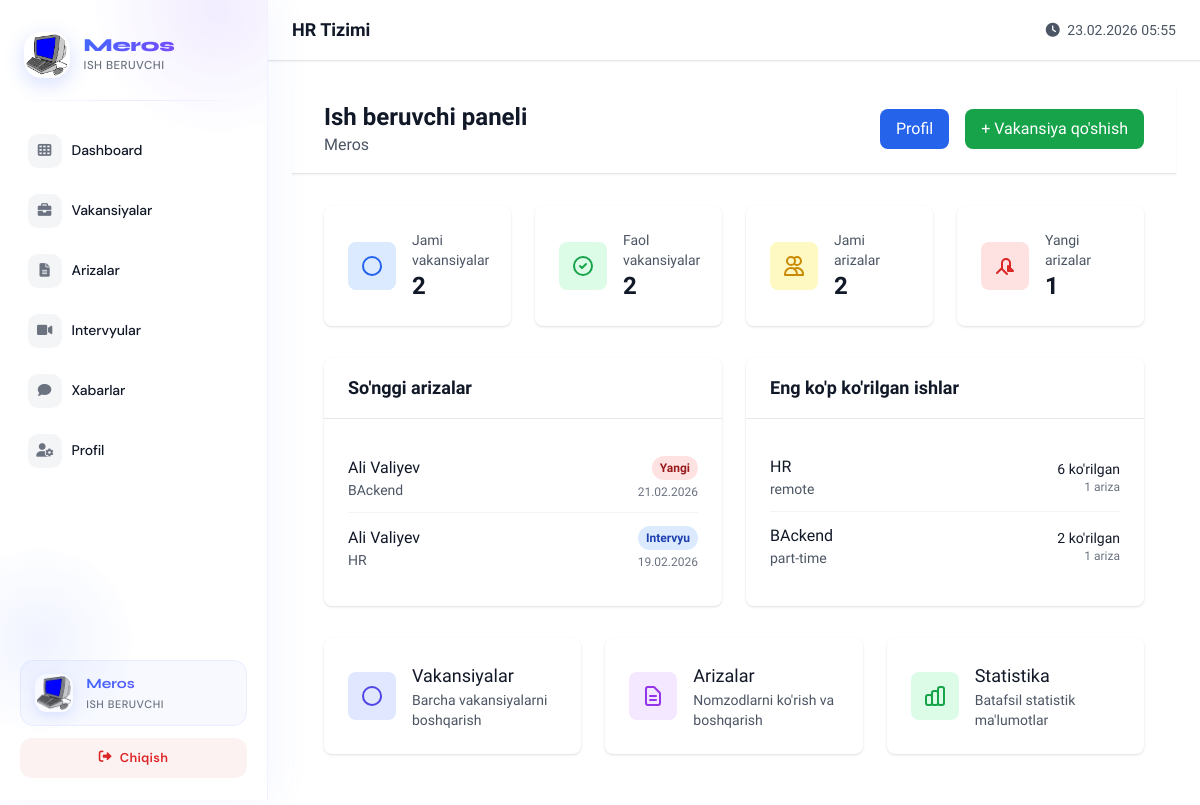
The page /dashboard/ (signed in) on the database its author committed.
### hr_bolim/models.py (models this page shows, shortened)
class Company(models.Model):
    user = models.OneToOneField(User, on_delete=models.CASCADE, related_name='company')
    company_name = models.CharField(max_length=200)
    stir = models.CharField(max_length=50, unique=True, help_text="STIR / Ro'yxat raqami")
    email = models.EmailField()
    responsible_person = models.CharField(max_length=150)
    phone = models.CharField(max_length=20)
    data_processing_consent = models.BooleanField(default=False)
    consent_date = models.DateTimeField(blank=True, null=True)
    is_verified = models.BooleanField(default=False)
    created_at = models.DateTimeField(auto_now_add=True)
    updated_at = models.DateTimeField(auto_now=True)

class CandidateApplication(models.Model):
    STATUS_CHOICES = (
        ("new", "Yangi"),
        ("reviewed", "Ko'rilgan"),
        ("interview", "Intervyu"),
        ("rejected", "Rad etilgan"),
        ("accepted", "Qabul qilingan"),
    )
    job = models.ForeignKey(EmployerJob, on_delete=models.CASCADE, related_name='applications')
    candidate = models.ForeignKey(User, on_delete=models.CASCADE, limit_choices_to={"role": "candidate"})
    resume_file = models.FileField(upload_to="applications/resumes/")
    cover_letter = models.TextField(blank=True, null=True)
    status = models.CharField(max_length=20, choices=STATUS_CHOICES, default="new")
    internal_notes = models.TextField(blank=True, null=True)
    consent_given = models.BooleanField(default=False)
    consent_date = models.DateTimeField(blank=True, null=True)
    applied_at = models.DateTimeField(auto_now_add=True)
    updated_at = models.DateTimeField(auto_now=True)
    class Meta:
        unique_together = ('job', 'candidate')

class User(AbstractUser):
    ROLE_CHOICES = (
        ("candidate","Ish izlovchi"),
        ("employer","Ish beruvchi"),
        ("admin","Admin")
    )
    role = models.CharField(max_length=20,choices=ROLE_CHOICES, default='candidate')
    phone = models.CharField(max_length=20,blank=True,null=True)
    consent_given = models.BooleanField(default=False)
    consent_date = models.DateTimeField(blank=True,null=True)
    consent_policy_version = models.CharField(max_length=10,blank=True,null=True)
    data_retention_until = models.DateTimeField(blank=True,null=True)
    is_delete = models.BooleanField(default=False)
    created_at = models.DateTimeField(auto_now_add=True)
    update_at = models.DateTimeField(auto_now=True)
    is_staff = models.BooleanField(default=False)
    is_superuser = models.BooleanField(default=False)

class EmployerJob(models.Model):
    STATUS_CHOICES = (
        ("draft", "Draft"),
        ("active", "Active"),
        ("closed", "Closed"),
        ("paused", "Paused"),
    )
    EMPLOYMENT_TYPE = (
        ("full-time", "To'liq stavka"),
        ("part-time", "Qisman stavka"),
        ("remote", "Masofaviy"),
        ("hybrid", "Gibrid"),
        ("internship", "Stajirovka"),
    )
    company = models.ForeignKey(Company, on_delete=models.CASCADE, related_name='jobs')
    title = models.CharField(max_length=200)
    employment_type = models.CharField(max_length=50, choices=EMPLOYMENT_TYPE)
    salary_min = models.DecimalField(max_digits=12, decimal_places=0, blank=True, null=True)
    salary_max = models.DecimalField(max_digits=12, decimal_places=0, blank=True, null=True)
    requirements = models.TextField()
    responsibilities = models.TextField()
    benefits = models.TextField(blank=True, null=True)
    location = models.CharField(max_length=200)
    deadline = models.DateTimeField()
    positions_count = models.PositiveIntegerField(default=1)
    status = models.CharField(max_length=20, choices=STATUS_CHOICES, default="draft")
    view_count = models.PositiveIntegerField(default=0)
    application_count = models.PositiveIntegerField(default=0)
    created_at = models.DateTimeField(auto_now_add=True)
    updated_at = models.DateTimeField(auto_now=True)

### hr_bolim/views.py (the view)
# urls.py: path('dashboard/', dashboard_view, name='dashboard'),
@login_required
def dashboard_view(request):
    if request.user.role == 'candidate':
        return candidate_dashboard(request)
    elif request.user.role == 'employer':
        return employer_dashboard(request)
    elif request.user.role == 'admin' or request.user.is_superuser:
        return admin_dashboard(request)
    else:
        return redirect('home')

### hr_bolim/views.py (called while the page is built)
def employer_required(view_func):
    @wraps(view_func)
    def _wrapped(request, *args, **kwargs):
        if not request.user.is_authenticated:
            from django.contrib.auth.views import redirect_to_login
            return redirect_to_login(request.get_full_path())
        if getattr(request.user, 'role', None) != 'employer':
            return redirect('home')
        return view_func(request, *args, **kwargs)
    return _wrapped

### hr_bolim/templates/hr_bolim/employer/dashboard.html (shortened to what this page needs)
{% extends 'hr_bolim/base_with_sidebar.html' %}
{% load static %}
{% block employer_content %}
<div class="">
    <div class="bg-white shadow-sm border-b">
        <div class="max-w-7xl mx-auto px-4 sm:px-6 lg:px-8">
            <div class="flex justify-between items-center py-4">
                <div>
                    <h1 class="text-2xl font-bold text-gray-900">Ish beruvchi paneli</h1>
                    <p class="text-gray-600">{{ company.company_name }}</p>
                </div>
                <div class="flex space-x-4">
                    <a href="{% url 'employer_profile' %}" class="px-4 py-2 bg-blue-600 text-white rounded-lg hover:bg-blue-700">Profil</a>
                    <a href="{% url 'create_job' %}" class="px-4 py-2 bg-green-600 text-white rounded-lg hover:bg-green-700">+ Vakansiya qo'shish</a>
                </div>
            </div>
        </div>
    </div>
    <div class="max-w-7xl mx-auto px-4 sm:px-6 lg:px-8 py-8">
        <div class="grid grid-cols-1 md:grid-cols-2 lg:grid-cols-4 gap-6">
            <div class="bg-white rounded-lg shadow p-6">
                <div class="flex items-center">
                    <div class="p-3 bg-blue-100 rounded-lg">
                        <svg class="w-6 h-6 text-blue-600" fill="none" stroke="currentColor" viewBox="0 0 24 24">
                            <path stroke-linecap="round" stroke-linejoin="round" stroke-width="2" d="M21 13.255A9.001 9.001 0 0112 21a9.001 9.001 0 01-9-9.255V12A9 9 0 0112 3a9 9 0 019 9v.255z"></path>
                        </svg>
                    </div>
                    <div class="ml-4">
                        <p class="text-sm text-gray-600">Jami vakansiyalar</p>
                        <p class="text-2xl font-bold text-gray-900">{{ total_jobs }}</p>
                    </div>
                </div>
            </div>
            <div class="bg-white rounded-lg shadow p-6">
                <div class="flex items-center">
                    <div class="p-3 bg-green-100 rounded-lg">
                        <svg class="w-6 h-6 text-green-600" fill="none" stroke="currentColor" viewBox="0 0 24 24">
                            <path stroke-linecap="round" stroke-linejoin="round" stroke-width="2" d="M9 12l2 2 4-4m6 2a9 9 0 11-18 0 9 9 0 0118 0z"></path>
                        </svg>
                    </div>
                    <div class="ml-4">
                        <p class="text-sm text-gray-600">Faol vakansiyalar</p>
                        <p class="text-2xl font-bold text-gray-900">{{ active_jobs }}</p>
                    </div>
                </div>
            </div>
            <div class="bg-white rounded-lg shadow p-6">
                <div class="flex items-center">
                    <div class="p-3 bg-yellow-100 rounded-lg">
                        <svg class="w-6 h-6 text-yellow-600" fill="none" stroke="currentColor" viewBox="0 0 24 24">
                            <path stroke-linecap="round" stroke-linejoin="round" stroke-width="2" d="M12 4.354a4 4 0 110 5.292M15 21H3v-1a6 6 0 0112 0v1zm0 0h6v-1a6 6 0 00-9-5.197M13 7a4 4 0 11-8 0 4 4 0 018 0z"></path>
                        </svg>
                    </div>
                    <div class="ml-4">
                        <p class="text-sm text-gray-600">Jami arizalar</p>
                        <p class="text-2xl font-bold text-gray-900">{{ total_applications }}</p>
                    </div>
                </div>
            </div>
            <div class="bg-white rounded-lg shadow p-6">
                <div class="flex items-center">
                    <div class="p-3 bg-red-100 rounded-lg">
                        <svg class="w-6 h-6 text-red-600" fill="none" stroke="currentColor" viewBox="0 0 24 24">
                            <path stroke-linecap="round" stroke-linejoin="round" stroke-width="2" d="M15 17h5l-5-5v5zM4 19l5-5m0 0V9a4 4 0 118 0v6m-8 0l5 5"></path>
                        </svg>
                    </div>
                    <div class="ml-4">
                        <p class="text-sm text-gray-600">Yangi arizalar</p>
                        <p class="text-2xl font-bold text-gray-900">{{ new_applications }}</p>
                    </div>
                </div>
            </div>
        </div>
        <div class="grid grid-cols-1 lg:grid-cols-2 gap-6 mt-8">
            <div class="bg-white rounded-lg shadow">
                <div class="px-6 py-4 border-b border-gray-200">
                    <h2 class="text-lg font-semibold text-gray-900">So'nggi arizalar</h2>
                </div>
                <div class="p-6">
                    {% for application in recent_applications %}
                    <div class="flex items-center justify-between py-3 border-b border-gray-100 last:border-0">
                        <div>
                            <p class="font-medium text-gray-900">{{ application.candidate.get_full_name }}</p>
                            <p class="text-sm text-gray-600">{{ application.job.title }}</p>
                        </div>
                        <div class="text-right">
                            <span class="inline-flex px-2 py-1 text-xs font-semibold rounded-full
                                {% if application.status == 'new' %}bg-red-100 text-red-800
                                {% elif application.status == 'reviewed' %}bg-yellow-100 text-yellow-800
                                {% elif application.status == 'interview' %}bg-blue-100 text-blue-800
                                {% elif application.status == 'accepted' %}bg-green-100 text-green-800
                                {% else %}bg-gray-100 text-gray-800{% endif %}">
                                {{ application.get_status_display }}
                            </span>
                            <p class="text-xs text-gray-500 mt-1">{{ application.applied_at|date:"d.m.Y" }}</p>
                        </div>
                    </div>
                    {% empty %}
                    <p class="text-gray-500 text-center py-4">Hali arizalar yo'q</p>
                    {% endfor %}
                </div>
            </div>
            <div class="bg-white rounded-lg shadow">
                <div class="px-6 py-4 border-b border-gray-200">
                    <h2 class="text-lg font-semibold text-gray-900">Eng ko'p ko'rilgan ishlar</h2>
                </div>
                <div class="p-6">
                    {% for job in popular_jobs %}
                    <div class="flex items-center justify-between py-3 border-b border-gray-100 last:border-0">
                        <div>
                            <p class="font-medium text-gray-900">{{ job.title }}</p>
                            <p class="text-sm text-gray-600">{{ job.employment_type }}</p>
                        </div>
                        <div class="text-right">
                            <p class="text-sm font-medium text-gray-900">{{ job.view_count }} ko'rilgan</p>
                            <p class="text-xs text-gray-500">{{ job.application_count }} ariza</p>
                        </div>
                    </div>
                    {% empty %}
                    <p class="text-gray-500 text-center py-4">Hali vakansiyalar yo'q</p>
                    {% endfor %}
                </div>
            </div>
        </div>
        <div class="mt-8 grid grid-cols-1 md:grid-cols-3 gap-6">
            <a href="{% url 'employer_jobs' %}" class="bg-white rounded-lg shadow p-6 hover:shadow-lg transition-shadow">
                <div class="flex items-center">
                    <div class="p-3 bg-indigo-100 rounded-lg">
                        <svg class="w-6 h-6 text-indigo-600" fill="none" stroke="currentColor" viewBox="0 0 24 24">
                            <path stroke-linecap="round" stroke-linejoin="round" stroke-width="2" d="M21 13.255A9.001 9.001 0 0112 21a9.001 9.001 0 01-9-9.255V12A9 9 0 0112 3a9 9 0 019 9v.255z"></path>
                        </svg>
                    </div>
                    <div class="ml-4">
                        <h3 class="text-lg font-medium text-gray-900">Vakansiyalar</h3>
                        <p class="text-sm text-gray-600">Barcha vakansiyalarni boshqarish</p>
                    </div>
                </div>
            </a>
            <a href="{% url 'employer_applications' %}" class="bg-white rounded-lg shadow p-6 hover:shadow-lg transition-shadow">
                <div class="flex items-center">
                    <div class="p-3 bg-purple-100 rounded-lg">
                        <svg class="w-6 h-6 text-purple-600" fill="none" stroke="currentColor" viewBox="0 0 24 24">
                            <path stroke-linecap="round" stroke-linejoin="round" stroke-width="2" d="M9 12h6m-6 4h6m2 5H7a2 2 0 01-2-2V5a2 2 0 012-2h5.586a1 1 0 01.707.293l5.414 5.414a1 1 0 01.293.707V19a2 2 0 01-2 2z"></path>
                        </svg>
                    </div>
                    <div class="ml-4">
                        <h3 class="text-lg font-medium text-gray-900">Arizalar</h3>
                        <p class="text-sm text-gray-600">Nomzodlarni ko'rish va boshqarish</p>
                    </div>
                </div>
            </a>
            <a href="{% url 'employer_statistics' %}" class="bg-white rounded-lg shadow p-6 hover:shadow-lg transition-shadow">
                <div class="flex items-center">
                    <div class="p-3 bg-green-100 rounded-lg">
                    </div>
                    <div class="ml-4">
                        <h3 class="text-lg font-medium text-gray-900">Statistika</h3>
                        <p class="text-sm text-gray-600">Batafsil statistik ma'lumotlar</p>
                    </div>
                </div>
            </a>
        </div>
    </div>
</div>
{% endblock %}

### hr_bolim/templates/hr_bolim/base_with_sidebar.html (style rules this page uses)
* { margin: 0; padding: 0; box-sizing: border-box; }
body { font-family: 'Onest', -apple-system, BlinkMacSystemFont, sans-serif; color: var(--text-dark); line-height: 1.6; overflow-x: hidden; background: var(--bg-light); }

### hr_bolim/templates/hr_bolim/components/sidebar.html (style rules this page uses)
:root { --primary: #4169FF; --primary-purple: #7B4BFF; --gradient-primary: linear-gradient(135deg, #4169FF 0%, #7B4BFF 100%); --text-dark: #111827; --text-gray: #6b7280; --bg-sidebar: #ffffff; --bg-hover: #f5f7ff; --border: #eef2ff; --surface-glass: rgba(255,255,255,0.72); --surface-active: linear-gradient(135deg, #4169FF 0%, #7B4BFF 100%); --shadow-link: 0 8px 24px rgba(65,105,255,0.28); --radius-sidebar: 0px; --radius-link: 14px; --radius-avatar: 18px; --font-heading: 'Syne', sans-serif; --font-body: 'DM Sans', sans-serif; --sidebar-width: 268px; --transition: 0.28s cubic-bezier(.4,0,.2,1); }

### rows shown on the page
Company: company_name "Meros"
CandidateApplication: candidate.get_full_name "Ali Valiyev", job "BAckend", status "Yangi", applied_at "21.02.2026"
CandidateApplication: candidate.get_full_name "Ali Valiyev", job "HR", status "Intervyu", applied_at "19.02.2026"
EmployerJob: title "HR", employment_type "remote", view_count "6", application_count "1"
EmployerJob: title "BAckend", employment_type "part-time", view_count "2", application_count "1"

### other values the page prints
{{ total_jobs }} "2"
{{ active_jobs }} "2"
{{ total_applications }} "2"
{{ new_applications }} "1"
